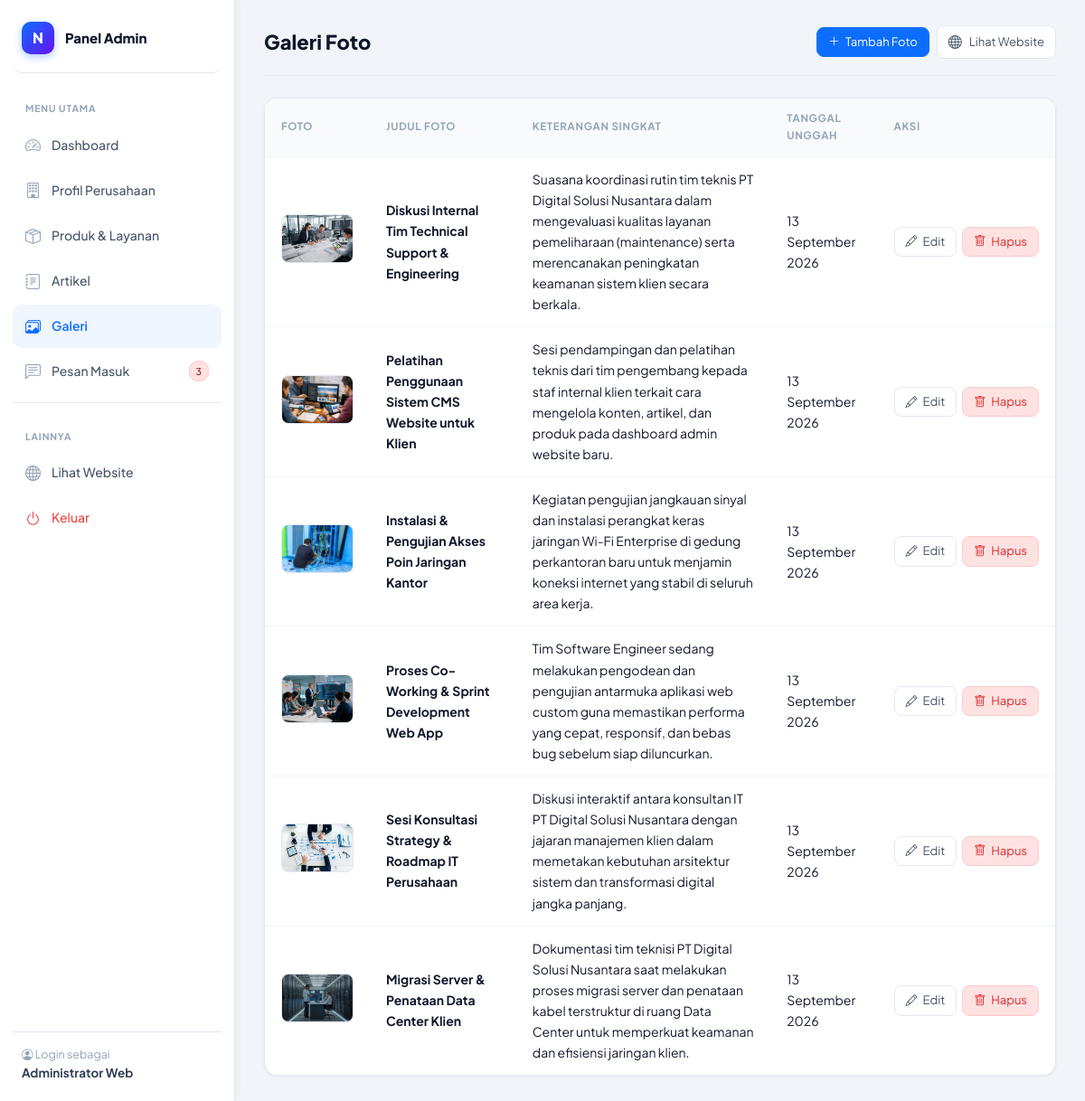
Page /views/admin/galeri/index.php (signed in) on the committed database.
### tables this page shows
CREATE TABLE `galeri` (
  `id` int(10) UNSIGNED NOT NULL,
  `judul` varchar(150) NOT NULL,
  `keterangan` varchar(255) DEFAULT NULL,
  `gambar` varchar(255) DEFAULT NULL,
  `created_at` timestamp NOT NULL DEFAULT current_timestamp()
);

### config/koneksi.php (called while the page is built, shortened)
<?php
function koneksi_db(): PDO
{
    static $pdo = null;
    if ($pdo === null) {
        $dsn = 'mysql:host=' . NAMA_HOST . ';dbname=' . NAMA_DB . ';charset=utf8mb4';
        try {
            $pdo = new PDO($dsn, NAMA_PENGGUNA, KATA_SANDI, [
                PDO::ATTR_ERRMODE            => PDO::ERRMODE_EXCEPTION,
                PDO::ATTR_DEFAULT_FETCH_MODE => PDO::FETCH_ASSOC,
                PDO::ATTR_EMULATE_PREPARES   => false,
            ]);
        } catch (PDOException $pesanKesalahan) {
            http_response_code(500);
            exit('Koneksi database gagal: ' . htmlspecialchars($pesanKesalahan->getMessage()) .
                 '<br>Pastikan MySQL berjalan dan sudah mengimpor config/database.sql');
        }
    }
    return $pdo;
}

### config/helpers.php (called while the page is built, shortened)
<?php
require_once __DIR__ . '/koneksi.php';
function amankan(?string $nilai): string
{
    return htmlspecialchars((string) $nilai, ENT_QUOTES, 'UTF-8');
}
function e(?string $nilai): string
{
    return amankan($nilai);
}
function tanggal_id(?string $tanggal, bool $denganJam = false): string
{
    $waktuStempel = strtotime($tanggal);
    $daftarBulan = [1 => 'Januari', 'Februari', 'Maret', 'April', 'Mei', 'Juni',
                    'Juli', 'Agustus', 'September', 'Oktober', 'November', 'Desember'];
    $hasil = date('j', $waktuStempel) . ' ' . $daftarBulan[(int) date('n', $waktuStempel)] . ' ' . date('Y', $waktuStempel);
    return $denganJam ? $hasil . ' ' . date('H:i', $waktuStempel) : $hasil;
}
function gambar_item(?string $namaBerkas, string $tipe = 'produk'): string
{
    if ($namaBerkas && file_exists(__DIR__ . '/../assets/img/' . $namaBerkas)) {
        return 'assets/img/' . $namaBerkas;
    }
    return 'assets/img/placeholder-' . $tipe . '.svg';
}

### views/admin/galeri/index.php (the view, shortened to what this page needs)
<?php
require_once __DIR__ . '/../../../config/helpers.php';
$daftar      = koneksi_db()->query('SELECT * FROM galeri ORDER BY created_at DESC, id DESC')->fetchAll();
$tombol_aksi = '<a class="btn btn-primary btn-sm" href="create.php"><i class="bi bi-plus-lg"></i> Tambah Foto</a>';
require __DIR__ . '/../includes/header.php';
?>
<div class="table-wrap">
  <table class="table">
    <thead>
      <tr>
        <th style="width: 100px;">Foto</th>
        <th>Judul Foto</th>
        <th>Keterangan Singkat</th>
        <th>Tanggal Unggah</th>
        <th style="width: 160px;">Aksi</th>
      </tr>
    </thead>
    <tbody>
      <?php if (empty($daftar)): ?>
        <tr>
          <td colspan="5" style="text-align: center; color: var(--muted); padding: 32px;">
            Belum ada dokumentasi foto. Klik tombol <strong>"Tambah Foto"</strong> untuk menambahkan.
          </td>
        </tr>
      <?php else: ?>
        <?php foreach ($daftar as $baris): ?>
          <tr>
            <td>
              <img class="thumb"
                   style="width: 80px; height: 54px; object-fit: cover;"
                   src="<?= $root_base ?><?= e(gambar_item($baris['gambar'], 'galeri')) ?>"
                   alt="<?= e($baris['judul']) ?>">
            </td>
            <td><strong><?= e($baris['judul']) ?></strong></td>
            <td><?= e($baris['keterangan'] ?: '—') ?></td>
            <td><?= e(tanggal_id($baris['created_at'])) ?></td>
            <td>
              <div style="display: flex; gap: 6px;">
                <a class="btn btn-outline btn-sm" href="edit.php?id=<?= (int) $baris['id'] ?>">
                  <i class="bi bi-pencil"></i> Edit
                </a>
                <a class="btn btn-danger btn-sm"
                   href="index.php?hapus=<?= (int) $baris['id'] ?>"
                   onclick="return confirm('Apakah Anda yakin ingin menghapus foto dokumentasi ini?');">
                  <i class="bi bi-trash"></i> Hapus
                </a>
              </div>
            </td>
          </tr>
        <?php endforeach; ?>
      <?php endif; ?>
    </tbody>
  </table>
</div>
<?php require __DIR__ . '/../includes/footer.php'; ?>

### assets/css/style.css (style rules this page uses)
:root { --bg: #f8fafc; --surface: #ffffff; --ink: #0f172a; --muted: #64748b; --line: #e2e8f0; --primary: #0d6efd; --primary-ink: #ffffff; --primary-soft: #eff6ff; --accent: #f59e0b; --ok: #10b981; --danger: #ef4444; --radius: 14px; --shadow-sm: 0 1px 3px rgba(15, 23, 42, .06), 0 1px 2px rgba(15, 23, 42, .04); --shadow: 0 4px 6px -1px rgba(15, 23, 42, .08), 0 2px 4px -2px rgba(15, 23, 42, .06); --shadow-lg: 0 20px 25px -5px rgba(15, 23, 42, .08), 0 8px 10px -6px rgba(15, 23, 42, .04); }
* { box-sizing: border-box; }
html { scroll-behavior: smooth; }
body { font-family: 'Plus Jakarta Sans', system-ui, -apple-system, Roboto, 'Helvetica Neue', Arial, sans-serif; color: var(--ink); background-color: var(--bg); line-height: 1.65; -webkit-font-smoothing: antialiased; margin: 0; }
a { text-decoration: none; }
.table-wrap { background: #fff; border: 1px solid #e2e8f0; border-radius: 14px; box-shadow: 0 1px 3px rgba(15,23,42,.06); overflow-x: auto; }
table.table { width: 100%; border-collapse: collapse; font-size: 14px; margin-bottom: 0; }
.table th, .table td { text-align: left; padding: 13px 18px; border-bottom: 1px solid #f1f5f9; vertical-align: middle; }
.table th { background: #f8fafc; font-size: 11.5px; text-transform: uppercase; letter-spacing: .06em; color: #94a3b8; font-weight: 700; }
.table tbody tr:last-child td { border-bottom: 0; }
.table img.thumb { width: 64px; height: 44px; object-fit: cover; border-radius: 8px; background: #eff6ff; border: 1px solid #e2e8f0; }
.btn { display: inline-flex; align-items: center; gap: 6px; padding: 8px 16px; border-radius: 8px; font: 600 13.5px inherit; cursor: pointer; border: 1px solid transparent; transition: all .15s ease; }
.btn-primary { background: #0d6efd; color: #fff; border-color: #0d6efd; }
.btn-outline { background: #fff; color: #475569; border-color: #e2e8f0; }
.btn-danger { background: #fee2e2; color: #dc2626; border-color: #fecaca; }
.btn-sm { padding: 5px 12px; font-size: 13px; }

### views/admin/includes/header.php (style rules this page uses)
html, body { height: 100%; margin: 0; padding: 0; overflow: hidden; scrollbar-width: none; -ms-overflow-style: none; }

### rows in the picture
galeri: gambar (picture), judul "Diskusi Internal Tim Technical Support & Engineering", keterangan "Suasana koordinasi rutin tim teknis PT Digital Solusi Nusantara dalam mengevaluasi kualitas layanan pemeliharaan (maintenance) serta merencanakan peningkatan keamanan sistem klien secara berkala.", created_at "13 September 2026"
galeri: gambar (picture), judul "Pelatihan Penggunaan Sistem CMS Website untuk Klien", keterangan "Sesi pendampingan dan pelatihan teknis dari tim pengembang kepada staf internal klien terkait cara mengelola konten, artikel, dan produk pada dashboard admin website baru.", created_at "13 September 2026"
galeri: gambar (picture), judul "Instalasi & Pengujian Akses Poin Jaringan Kantor", keterangan "Kegiatan pengujian jangkauan sinyal dan instalasi perangkat keras jaringan Wi-Fi Enterprise di gedung perkantoran baru untuk menjamin koneksi internet yang stabil di seluruh area kerja.", created_at "13 September 2026"
galeri: gambar (picture), judul "Proses Co-Working & Sprint Development Web App", keterangan "Tim Software Engineer sedang melakukan pengodean dan pengujian antarmuka aplikasi web custom guna memastikan performa yang cepat, responsif, dan bebas bug sebelum siap diluncurkan.", created_at "13 September 2026"
galeri: gambar (picture), judul "Sesi Konsultasi Strategy & Roadmap IT Perusahaan", keterangan "Diskusi interaktif antara konsultan IT PT Digital Solusi Nusantara dengan jajaran manajemen klien dalam memetakan kebutuhan arsitektur sistem dan transformasi digital jangka panjang.", created_at "13 September 2026"
galeri: gambar (picture), judul "Migrasi Server & Penataan Data Center Klien", keterangan "Dokumentasi tim teknisi PT Digital Solusi Nusantara saat melakukan proses migrasi server dan penataan kabel terstruktur di ruang Data Center untuk memperkuat keamanan dan efisiensi jaringan klien.", created_at "13 September 2026"

### other values in the picture
$jumlah_belum_baca "3"
$nama_admin "Administrator Web"
$judul "Galeri Foto"
